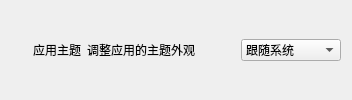
             <widget class="QWidget" name="widget_5_10" native="true">
              <property name="styleSheet">
               <string notr="true"/>
              </property>
              <layout class="QHBoxLayout" name="horizontalLayout_46">
               <item>
                <widget class="IconWidget" name="icon_theme" native="true">
                 <property name="sizePolicy">
                  <sizepolicy hsizetype="Fixed" vsizetype="Fixed">
                   <horstretch>0</horstretch>
                   <verstretch>0</verstretch>
                  </sizepolicy>
                 </property>
                 <property name="minimumSize">
                  <size>
                   <width>16</width>
                   <height>16</height>
                  </size>
                 </property>
                </widget>
               </item>
               <item>
                <widget class="StrongBodyLabel" name="label_17">
                 <property name="sizePolicy">
                  <sizepolicy hsizetype="Fixed" vsizetype="Preferred">
                   <horstretch>0</horstretch>
                   <verstretch>0</verstretch>
                  </sizepolicy>
                 </property>
                 <property name="text">
                  <string>应用主题</string>
                 </property>
                </widget>
               </item>
               <item>
                <widget class="CaptionLabel" name="label_31">
                 <property name="sizePolicy">
                  <sizepolicy hsizetype="Fixed" vsizetype="Preferred">
                   <horstretch>0</horstretch>
                   <verstretch>0</verstretch>
                  </sizepolicy>
                 </property>
                 <property name="text">
                  <string>调整应用的主题外观</string>
                 </property>
                </widget>
               </item>
               <item>
                <spacer name="horizontalSpacer_14">
                 <property name="orientation">
                  <enum>Qt::Horizontal</enum>
                 </property>
                 <property name="sizeHint" stdset="0">
                  <size>
                   <width>40</width>
                   <height>20</height>
                  </size>
                 </property>
                </spacer>
               </item>
               <item>
                <widget class="ComboBox" name="cbb_dpi_2">
                 <property name="minimumSize">
                  <size>
                   <width>100</width>
                   <height>0</height>
                  </size>
                 </property>
                 <item>
                  <property name="text">
                   <string>跟随系统</string>
                  </property>
                 </item>
                 <item>
                  <property name="text">
                   <string>浅色</string>
                  </property>
                 </item>
                 <item>
                  <property name="text">
                   <string>深色</string>
                  </property>
                 </item>
                </widget>
               </item>
              </layout>
             </widget>
